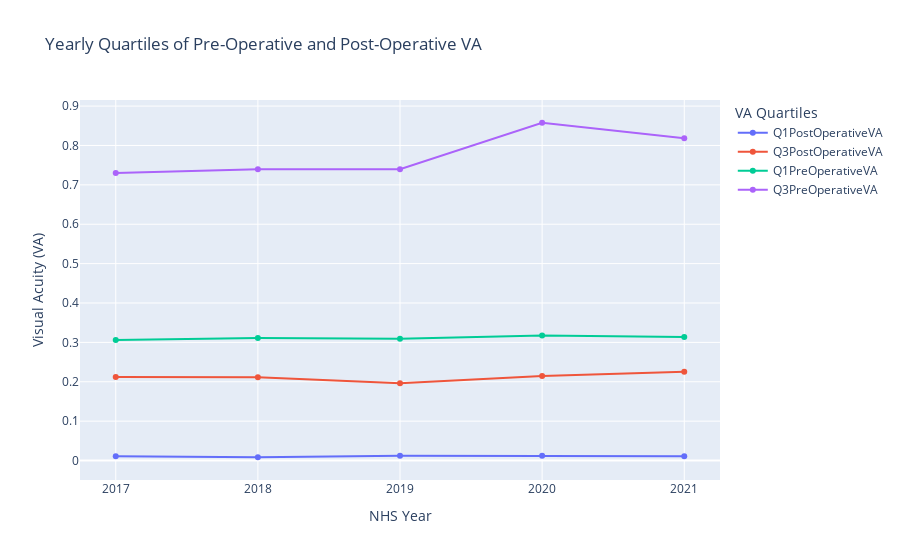

Notebook code cell kept with this figure:
### Code cell
# Define the columns you want to aggregate and plot
agg_columns = [
    'Q1PostOperativeVA', 
    'Q3PostOperativeVA',
    'Q1PreOperativeVA',
    'Q3PreOperativeVA'
]

# Create the figure with custom titles
fig = create_aggregated_line_chart(df=imputed_df, 
                                   group_column='NHS Year', 
                                   agg_columns=agg_columns, 
                                   agg_func='mean',  # Or use 'median' if that's more appropriate for quartile data
                                   chart_title='Yearly Quartiles of Pre-Operative and Post-Operative VA', 
                                   y_axis_title='Visual Acuity (VA)', 
                                   legend_title='VA Quartiles')

# Show the figure
fig.show()

### Figure 1 — Plotly figure (JSON) as saved in the notebook; plotly's stock layout.template omitted (floating-point values rounded to 4 significant figures)
{"data": [{"mode": "lines+markers", "name": "Q1PostOperativeVA", "type": "scatter", "x": ["2017", "2018", "2019", "2020", "2021"], "y": [0.01116, 0.008372, 0.01233, 0.01209, 0.01093]}, {"mode": "lines+markers", "name": "Q3PostOperativeVA", "type": "scatter", "x": ["2017", "2018", "2019", "2020", "2021"], "y": [0.2123, 0.2116, 0.1963, 0.2144, 0.2253]}, {"mode": "lines+markers", "name": "Q1PreOperativeVA", "type": "scatter", "x": ["2017", "2018", "2019", "2020", "2021"], "y": [0.306, 0.3109, 0.3093, 0.3172, 0.314]}, {"mode": "lines+markers", "name": "Q3PreOperativeVA", "type": "scatter", "x": ["2017", "2018", "2019", "2020", "2021"], "y": [0.7302, 0.7393, 0.7395, 0.8577, 0.8184]}], "layout": {"hovermode": "x unified", "legend": {"title": {"text": "VA Quartiles"}}, "title": {"text": "Yearly Quartiles of Pre-Operative and Post-Operative VA"}, "xaxis": {"title": {"text": "NHS Year"}}, "yaxis": {"title": {"text": "Visual Acuity (VA)"}}}}
